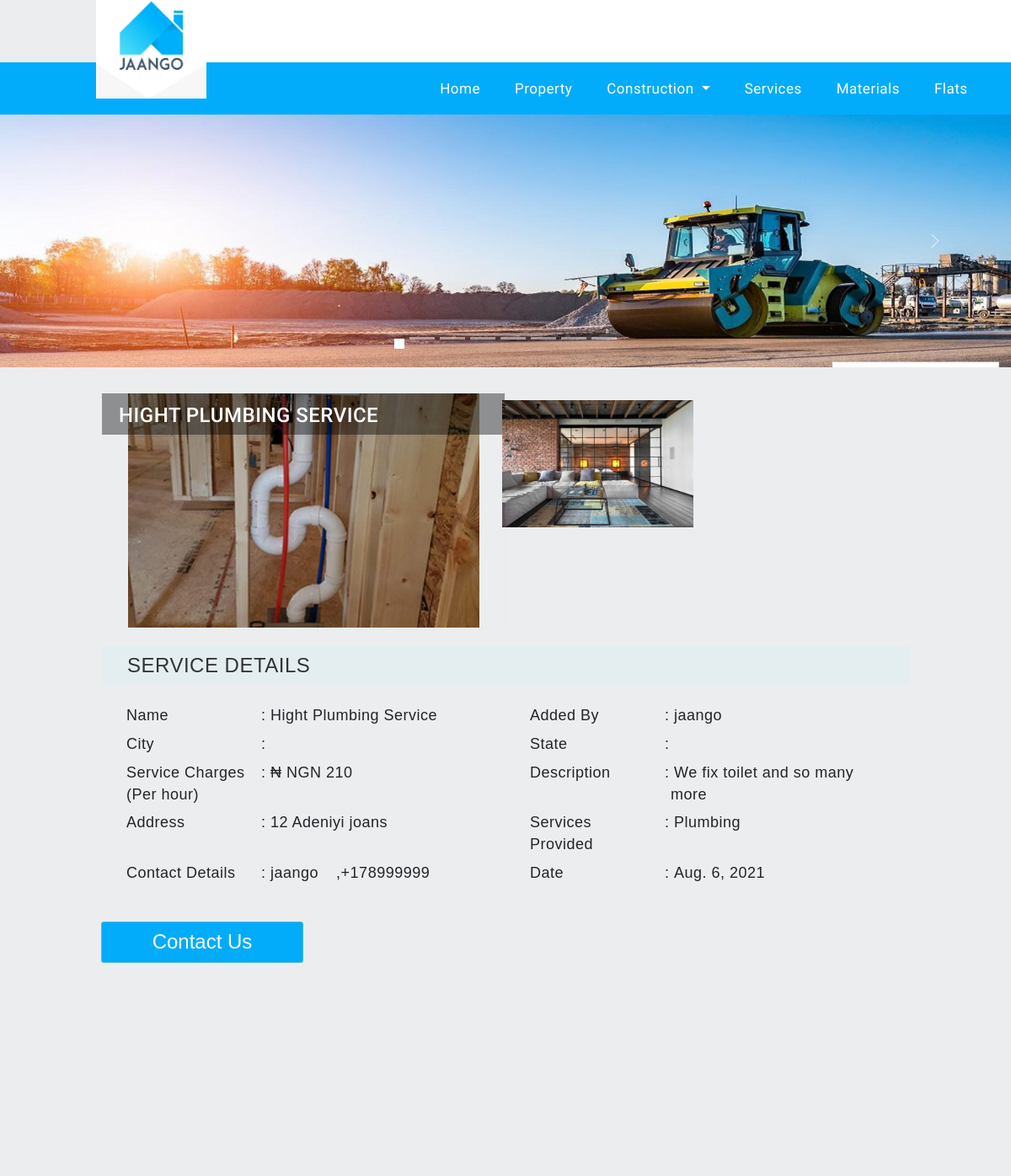
/services/1 (upper part), run on an earlier commit of the app's database.
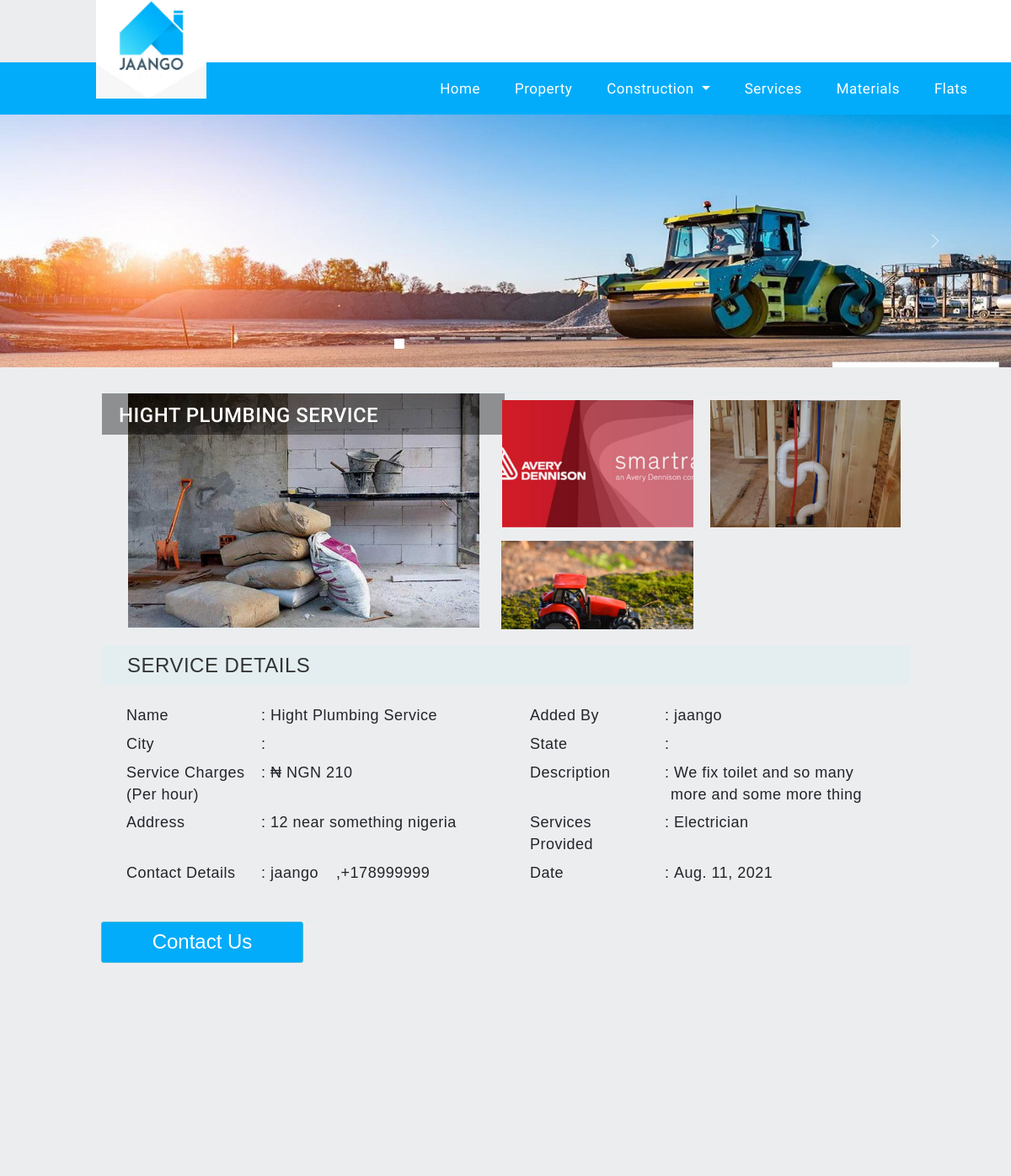
And on a later commit of the database.
### app/models.py (models this page shows, shortened)
class Service(models.Model):
    serviceType = [
        ("Electrician","Electrician"),
        ("Architecture","Architecture"),
        ("Event management1","Event management1"),
        ("new category for testing T5231","new category for testing T5231"),
        ("Adminstration..","Adminstration.."),
        ("Supervision","Supervision"),
        ("Plumbing","Plumbing")
    ]
    user = models.ForeignKey(User,on_delete=models.CASCADE)
    Title= models.CharField(default="",max_length=50)
    Description = models.CharField(default="",max_length=250)
    Location= models.CharField(default="",max_length=150)
    Address = models.CharField(default="",max_length=200)
    Price = models.IntegerField()
    Currency= models.CharField(choices=Property.currency,max_length=20)
    ServiceType = models.CharField(choices=serviceType,max_length=80)
    Date = models.DateField(default=timezone.now)
    image1 = models.FileField(upload_to="Images",null=True,blank=True)
    image1Verify = models.BooleanField(blank=True,null=True)

class ServiceImage(models.Model):
    projectName = models.ForeignKey(Service,on_delete=models.CASCADE)
    image = models.FileField(upload_to="Images",null=True,blank=True)
    Verified = models.BooleanField(null=True,blank=True)

class UserDetails(models.Model):
    UserChoice = [
        ("Company","Company"),
        ("Individual","Individual")
    ]
    user = models.OneToOneField(User,on_delete=models.CASCADE)
    mobile = models.CharField(validators=[phone_regex],max_length=18)
    userType = models.CharField(max_length=20,default="",choices=UserChoice)
    Latitude = models.FloatField(null=True,blank=True)
    Longitude =  models.FloatField(null=True,blank=True)
    verified = models.BooleanField(blank=True,null=True)

### app/views.py (the view, shortened to what this page needs)
# urls.py: path("services/<str:id>",views.serviceView,name="serviceView"),
def serviceView(request, id):
    message = None
    success = False
    form = contact(request.POST or None)
    data = {}
    service = models.Service.objects.filter(id=id)
    imageData = ServiceImage.objects.filter(projectName=service[0])
    data["service"] = service
    data["images"] = imageData
    data["id"] = id
    data["form"] = form
    data["message"] = message
    data["success"] = success
    return render(request, "serviceView.html", data)

### Templates/serviceView.html (shortened to what the changed rows need)
{% extends "base.html" %}
{% block body %}
<div class="container-fluid content-default">
    <div class="detail-page no-margin">
        <div class="row images-section">
            <div class="col-md-6 text-center selected-image">
                <img class="img-responsive propImg" id="grid-image-0" src="../Files/{{service.0.image1}}">
                <div class="item-title">
                    <h3 id="property-title" class="text-uppercase">{{service.0.Title}}</h3>
                </div>
            </div>
            <div class="col-md-6 image-grid">
                <div id="property-image-grid-container" class="row image-grid-1">
                    {% for k in images %}
                    <img class="img-responsive col-xs-6 grid-image" id="grid-image-1"
                        src="../Files/{{k.image}}">
                    {% endfor %}
                </div>
            </div>
        </div>
        <div class="item-details">
            <table class="table table-sm item-details-table">
                <tbody>
                    <tr class="col-md-6">
                        <td>
                            : <span class="no-margin" id="property-user-name">{{service.0.Title}}</span>
                        </td>
                    </tr>
                    <tr class="col-md-6">
                        <td>
                            : <span class="no-margin" id="property-user-name">{{service.0.user.username}}</span>
                        </td>
                    </tr>
                    <tr class="col-md-6">
                        <td>
                            : <span class="no-margin" id="price">{{ service.0.Currency }} {{ service.0.Price }}</span>
                        </td>
                    </tr>
                    <tr class="col-md-6">
                        <td>
                            : <span class="no-margin" id="description">{{ service.0.Description }}</span>
                        </td>
                    </tr>
                    <tr class="col-md-6">
                        <td>
                            : <span class="no-margin" id="address">{{ service.0.Address }}</span>
                        </td>
                    </tr>
                    <tr class="col-md-6">
                        <td>
                            : <span class="no-margin" id="address">{{ service.0.ServiceType }}</span>
                        </td>
                    </tr>
                    <tr class="col-md-6" id="agent-contact-details-detail-view-r">
                        <td>
                            : <span class="no-margin" id="agent-contact-details">{{ service.0.user.username }}</span>
                        </td>
                        <td>
                            ,<span class="no-margin" id="agent-contact-details">{{ service.0.user.userdetails.mobile }}</span>
                        </td>
                    </tr>
                    <tr class="col-md-6" id="property-indoor-features-r">
                        <td>
                            : <span class="no-margin">
                                {{ service.0.Date }}
                            </span>
                        </td>
                    </tr>
                </tbody>
            </table>
        </div>
    </div>
</div>
{% endblock %}

What changed in the data, as far as the page shows it:
removed ServiceImage: image (picture)
changed Service "HIGHT PLUMBING SERVICE": image1: a different picture; Description "We fix toilet and so many more" → "We fix toilet and so many more and some more thing"; Address "12 Adeniyi joans" → "12 near something nigeria"; ServiceType "Plumbing" → "Electrician"; Date "Aug. 6, 2021" → "Aug. 11, 2021"
added ServiceImage: image (picture)
added ServiceImage: image (picture)
added ServiceImage: image (picture)
